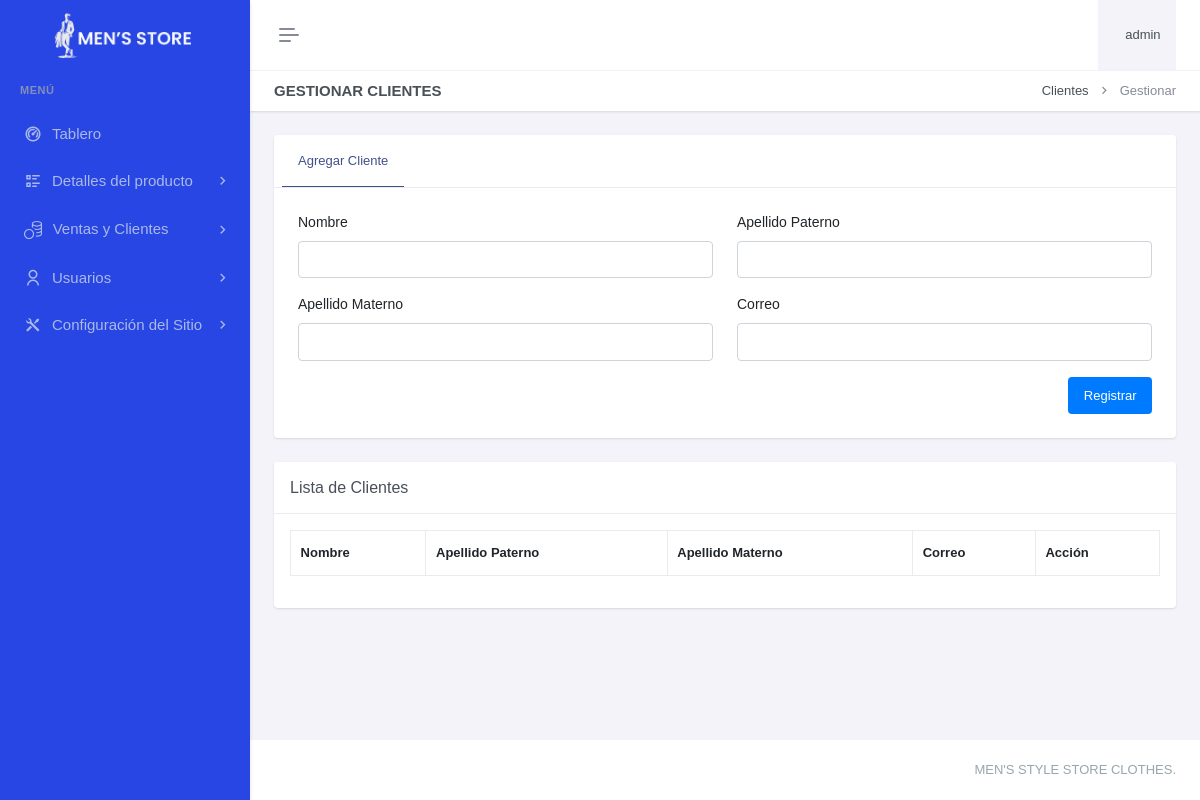
The app's page /paneladministrador/ventasclientes/clientes/gestionar-clientes.php (signed in), older data.
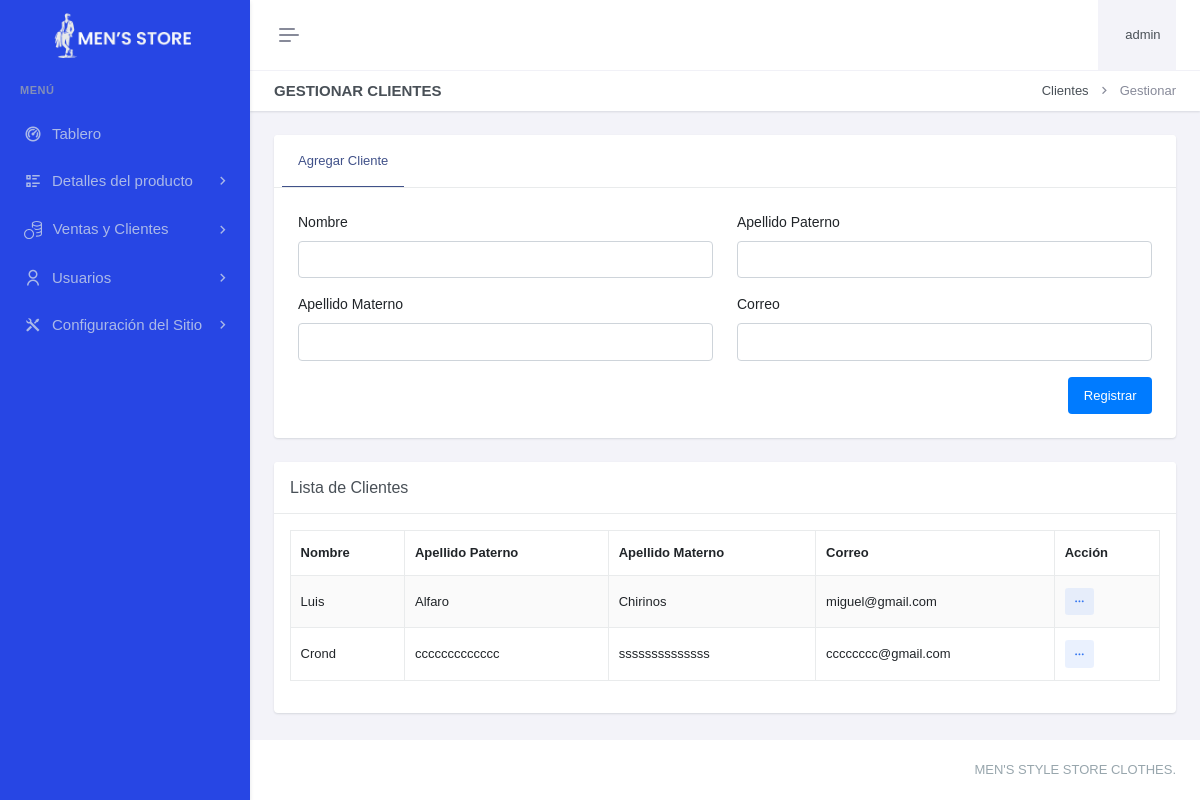
The same page, newer data.
### tables this page shows
CREATE TABLE `cliente` (
  `cliId` int(11) NOT NULL,
  `cliDni` char(8) NOT NULL,
  `cliNombre` varchar(100) DEFAULT NULL,
  `cliApellidoPaterno` varchar(100) DEFAULT NULL,
  `cliApellidoMaterno` varchar(100) DEFAULT NULL,
  `cliCorreo` varchar(150) DEFAULT NULL,
  `cliFechaRegis` datetime DEFAULT current_timestamp() ON UPDATE current_timestamp()
);

### paneladministrador/ventasclientes/clientes/gestionar-clientes.php (the view, shortened to what this page needs)
<?php
include "../../header.php";
include "../../sidebar.php";
?>
<div class="main-content">
    <div class="page-content">
        <div class="container-fluid">
            <div class="row">
                <div class="col-12">
                    <div class="page-title-box d-sm-flex align-items-center justify-content-between">
                        <h4 class="mb-sm-0">Gestionar Clientes</h4>
                        <div class="page-title-right">
                            <ol class="breadcrumb m-0">
                                <li class="breadcrumb-item"><a href="javascript: void(0);">Clientes</a></li>
                                <li class="breadcrumb-item active">Gestionar</li>
                            </ol>
                        </div>
                    </div>
                </div>
            </div>
            <div class="row">
                <div class="col-xxl-9">
                    <div class="card mt-xxl-n5">
                        <div class="card-header">
                            <ul class="nav nav-tabs-custom rounded card-header-tabs border-bottom-0" role="tablist">
                                <li class="nav-item">
                                    <a class="nav-link active" data-bs-toggle="tab" href="#clienteDetails" role="tab" aria-selected="false">
                                        <i class="fas fa-user"></i> Agregar Cliente
                                    </a>
                                </li>
                            </ul>
                        </div>
                        <div class="card-body p-4">
                            <div class="tab-content">
                                <div class="tab-pane active" id="clienteDetails" role="tabpanel">
                                    <form method="POST" action="">
                                        <div class="row">
                                            <div class="col-lg-6">
                                                <div class="mb-3">
                                                    <label for="cliNombre" class="form-label">Nombre</label>
                                                    <input type="text" class="form-control" id="cliNombre" name="cliNombre" required>
                                                </div>
                                            </div>
                                            <div class="col-lg-6">
                                                <div class="mb-3">
                                                    <label for="cliApellidoPaterno" class="form-label">Apellido Paterno</label>
                                                    <input type="text" class="form-control" id="cliApellidoPaterno" name="cliApellidoPaterno" required>
                                                </div>
                                            </div>
                                            <div class="col-lg-6">
                                                <div class="mb-3">
                                                    <label for="cliApellidoMaterno" class="form-label">Apellido Materno</label>
                                                    <input type="text" class="form-control" id="cliApellidoMaterno" name="cliApellidoMaterno" required>
                                                </div>
                                            </div>
                                            <div class="col-lg-6">
                                                <div class="mb-3">
                                                    <label for="cliCorreo" class="form-label">Correo</label>
                                                    <input type="email" class="form-control" id="cliCorreo" name="cliCorreo" required>
                                                </div>
                                            </div>
                                            <div class="col-lg-12">
                                                <div class="hstack gap-2 justify-content-end">
                                                    <button type="submit" class="btn btn-primary">Registrar</button>
                                                </div>
                                            </div>
                                        </div>
                                    </form>
                                </div>
                            </div>
                        </div>
                    </div>
                    <div class="card mt-4">
                        <div class="card-header">
                            <h5 class="card-title mb-0">Lista de Clientes</h5>
                        </div>
                        <div class="card-body">
                            <table id="example" class="table table-bordered dt-responsive nowrap table-striped align-middle" style="width:100%">
                                <thead>
                                    <tr>
                                        <th>Nombre</th>
                                        <th>Apellido Paterno</th>
                                        <th>Apellido Materno</th>
                                        <th>Correo</th>
                                        <th class="accion-col">Acción</th>
                                    </tr>
                                </thead>
                                <tbody>
                                    <?php
                                    $query = "SELECT * FROM cliente ORDER BY cliId DESC";
                                    $result = mysqli_query($con, $query);
                                    while ($row = mysqli_fetch_assoc($result)) {
                                        echo "<tr>
                                                <td>{$row['cliNombre']}</td>
                                                <td>{$row['cliApellidoPaterno']}</td>
                                                <td>{$row['cliApellidoMaterno']}</td>
                                                <td>{$row['cliCorreo']}</td>
                                                <td>
                                                    <div class='dropdown d-inline-block'>
                                                        <button class='btn btn-soft-secondary btn-sm dropdown' type='button' data-bs-toggle='dropdown' aria-expanded='false'>
                                                            <i class='ri-more-fill align-middle'></i>
                                                        </button>
                                                        <ul class='dropdown-menu dropdown-menu-end'>
                                                            <li><a href='editarcliente.php?id={$row['cliId']}' class='dropdown-item edit-item-btn'><i class='ri-pencil-fill align-bottom me-2 text-muted'></i> Editar</a></li>
                                                            <li>
                                                                <a href='javascript:void(0);' class='dropdown-item remove-item-btn' onclick='confirmDelete({$row['cliId']})'>
                                                                    <i class='ri-delete-bin-fill align-bottom me-2 text-muted'></i> Eliminar
                                                                </a>
                                                            </li>
                                                        </ul>
                                                    </div>
                                                </td>
                                            </tr>";
                                    }
                                    ?>
                                </tbody>
                            </table>
                        </div>
                    </div>
                </div>
            </div>
        </div>
    </div>
</div>
<?php
include "../../footer.php";
?>

### paneladministrador/header.php (shortened to what this page needs)
<?php
if (!isset($_SESSION['admin_id'])) {
    header("Location: /paneladministrador/login.php");
} else {
    $username = $_SESSION['admin_username'];
}
?>
<!DOCTYPE html>
<html lang="es" data-layout="vertical" data-topbar="light" data-sidebar="dark" data-sidebar-size="lg" data-sidebar-image="none">
<head>
    <link href="/paneladministrador/recursos/css/bootstrap.min.css" rel="stylesheet" type="text/css" />
    <link href="/paneladministrador/recursos/css/icons.min.css" rel="stylesheet" type="text/css" />
    <link href="/paneladministrador/recursos/css/app.min.css" rel="stylesheet" type="text/css" />
</head>
<body>
    <div id="layout-wrapper">
        <header id="page-topbar">
            <div class="layout-width">
                <div class="navbar-header">
                    <div class="d-flex">
                        <button type="button" class="btn btn-sm px-3 fs-16 header-item vertical-menu-btn topnav-hamburger" id="topnav-hamburger-icon">
                            <span class="hamburger-icon">
                                <span></span>
                                <span></span>
                                <span></span>
                            </span>
                        </button>
                    </div>
                    <div class="d-flex align-items-center">
                        <div class="dropdown ms-sm-3 header-item topbar-user">
                            <button type="button" class="btn" id="page-header-user-dropdown" data-bs-toggle="dropdown" aria-haspopup="true" aria-expanded="false">
                                <span class="d-flex align-items-center">
                                    <span class="text-start ms-xl-2">
                                        <span class="d-xl-inline-block ms-1 fw-medium user-name-text"><?php print $username;?></span>
                                    </span>
                                </span>
                            </button>
                        </div>
                    </div>
                </div>
            </div>
        </header>

### paneladministrador/sidebar.php (shortened to what this page needs)
<div class="app-menu navbar-menu">
  <div class="navbar-brand-box">
    <a href="/paneladministrador/index.php" class="logo logo-light">
      <span class="logo-lg">
        <img src="/paneladministrador/recursos/images/mens-store.png" alt="logo" height="45">
      </span>
    </a>
  </div>
<div id="scrollbar">
    <div class="container-fluid">
      <ul class="navbar-nav" id="navbar-nav">
        <li class="menu-title"><span data-key="t-menu">Menú</span></li>
        <li class="nav-item">
                <a href="/paneladministrador/index.php" class="nav-link" data-key="t-analytics">  <i class="ri-dashboard-2-line"></i> <span data-key="t-dashboards"> Tablero </span></a>
              </li>
                      <li class="nav-item">
                            <a class="nav-link menu-link" href="#sidebarDP" data-bs-toggle="collapse" role="button" aria-expanded="true" aria-controls="sidebarLanding">
                            <i class="ri-list-check-2"></i>
                            <span data-key="t-landing">Detalles del producto</span>
                            </a>
                        </li>
                        <li class="nav-item">
                          <a class="nav-link menu-link" href="#sidebarAdmin" data-bs-toggle="collapse" role="button" aria-expanded="true" aria-controls="sidebarLanding">
                            <i></i>
                            <span data-key="t-landing">Ventas y Clientes</span>
                          </a>
                        </li>
                        <li class="nav-item">
                            <a class="nav-link menu-link" href="#sidebarU" data-bs-toggle="collapse" role="button" aria-expanded="true" aria-controls="sidebarLanding">
                                <i class="ri-user-line"></i> <span data-key="t-landing">Usuarios</span>
                            </a>
                        </li>
                        <li class="nav-item">
                            <a class="nav-link menu-link" href="#sidebarCS" data-bs-toggle="collapse" role="button" aria-expanded="true" aria-controls="sidebarLanding">
                                <i class="ri-tools-fill"></i> <span data-key="t-landing"> Configuración del Sitio </span>
                            </a>
                        </li>
      </ul>
    </div>
  </div>
  <div class="sidebar-background"></div>
</div>

### paneladministrador/footer.php (shortened to what this page needs)
    <footer class="footer">
        <div class="container-fluid">
            <div class="row">
                <div class="col-sm-6">
                </div>
                <div class="col-sm-6">
                    <div class="text-sm-end d-none d-sm-block">
                        MEN'S STYLE STORE CLOTHES.
                    </div>
                </div>
            </div>
        </div>
    </footer>
</div>
</body>
</html>

Row changes from the older to the newer data that the page shows:
added cliente: cliNombre "Luis", cliApellidoPaterno "Alfaro", cliApellidoMaterno "Chirinos", cliCorreo "miguel@gmail.com"
added cliente: cliNombre "Crond", cliApellidoPaterno "ccccccccccccc", cliApellidoMaterno "ssssssssssssss", cliCorreo "cccccccc@gmail.com"
